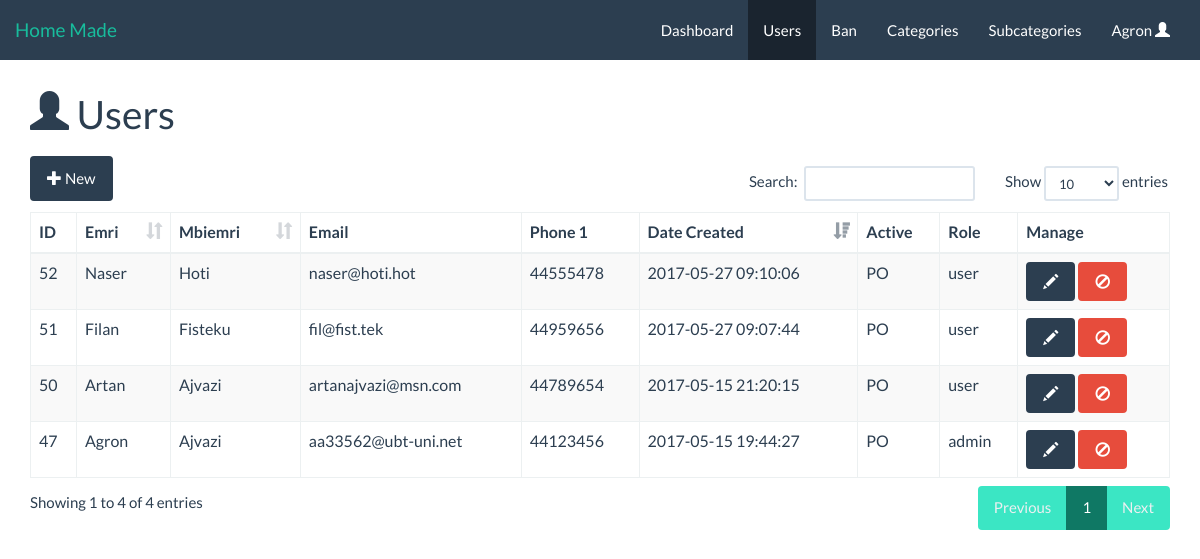
Screenshot of /admin/users.php (signed in) with the database file from the repository.
### tables this page shows
CREATE TABLE IF NOT EXISTS `user` (
  `id` int(11) NOT NULL,
  `emri` varchar(50) NOT NULL,
  `mbiemri` varchar(50) NOT NULL,
  `email` varchar(100) NOT NULL,
  `password` varchar(255) NOT NULL,
  `telefoni1` varchar(11) DEFAULT NULL,
  `telefoni2` varchar(11) DEFAULT NULL,
  `created_date` timestamp NOT NULL DEFAULT CURRENT_TIMESTAMP,
  `gjinia` enum('M','F') DEFAULT NULL,
  `data_lindjes` date DEFAULT NULL,
  `pershkrimi` text,
  `foto` varchar(100) DEFAULT 'user_1.jpg',
  `profesioni` varchar(50) DEFAULT NULL,
  `aktiv` enum('PO','JO') NOT NULL DEFAULT 'JO',
  `roli` int(11) NOT NULL DEFAULT '1',
  `adresa` int(11) DEFAULT NULL
);

CREATE TABLE IF NOT EXISTS `roli` (
  `id` int(11) NOT NULL,
  `roli` varchar(50) NOT NULL
);

### admin/users.php (the view, shortened to what this page needs)
<?php
    include("../includes/connect_db.php");
 ?>
<html>
<head>
    <link rel="stylesheet" href="../css/bootstrap.css" />
    <link rel="stylesheet" href="../css/datatables.min.css"/>
    <link rel="stylesheet" href="css/style.css" />
</head>
<body>
    <nav class="navbar navbar-default">
        <div class="container-fluid">
            <div class="navbar-header">
                <a class="navbar-brand" href="../index.php">Home Made</a>
            </div>
            <div class="collapse navbar-collapse" id="collapse">
                <ul class="nav navbar-nav navbar-right">
                    <li><a href="index.php">Dashboard <span class="sr-only">(current)</span></a></li>
                    <li class="active"><a href="users.php">Users</a></li>
                    <li><a href="ban.php">Ban</a></li>
                    <li ><a href="categories.php">Categories</a></li>
                    <li><a href="subcategories.php">Subcategories</a></li>
                    <?php if (isset($_SESSION['loggedInAdminId'])) { ?>
                    <li class="dropdown">
                        <a href="#" class="dropdown-toggle" data-toggle="dropdown" role="button" aria-haspopup="true" aria-expanded="false"><?php echo $_SESSION['loggedInAdminname']; ?> <span class="glyphicon glyphicon-user"></span></a>
                    </li><?php }  ?>
                </ul>
            </div>
        </div>
    </nav>
    <div class="container">
        <div class=row>
            <div class="col-md-12">
                <div class="row">
                    <div class="col-md-6">
                        <h1 class="page-header"><i class="glyphicon glyphicon-user"></i> Users</h1>
                        <a type="button" class="btn btn-primary newBtn" data-toggle="modal" data-target="#new_user"><i class="glyphicon glyphicon-plus"></i> New</a>
                    </div>
                </div>
            </div>
        </div>
        <div id="user_table">
            <table id="sort-table" data-order='[[ 5, "desc" ]]' class="table table-striped table-bordered">
                <thead>
                    <tr>
                        <th class="no-sort">ID</th>
                        <th>Emri</th>
                        <th>Mbiemri</th>
                        <th class="no-sort">Email</th>
                        <th class="no-sort">Phone 1</th>
                        <th>Date Created</th>
                        <th class="no-sort">Active</th>
                        <th class="no-sort">Role</th>
                        <th class="no-sort">Manage</th>
                    </tr>
                </thead>
                <tbody>
                <?php
                    $query = "SELECT user.id as uid, user.emri, user.mbiemri, user.email, user.telefoni1, user.created_date, user.aktiv, roli.id, roli.roli
                            FROM user LEFT JOIN roli ON user.roli = roli.id";
                    $result2 = mysqli_query($conn, $query);
                    if(mysqli_num_rows($result2) > 0){
                        while($row = mysqli_fetch_assoc($result2)){
                            echo "
                                <tr>
                                    <td>" . $row["uid"] . "</td>
                                    <td>" . $row["emri"] . "</td>
                                    <td>" . $row["mbiemri"] . "</td>
                                    <td>" . $row["email"] . "</td>
                                    <td>" . $row["telefoni1"] . "</td>
                                    <td>" . $row["created_date"] . "</td>
                                    <td>" . $row["aktiv"] . "</td>
                                    <td>" . $row["roli"] . "</td>
                                    <td><a type='button' name='edit' id='" . $row["uid"] . "' class='btn btn-primary editUser'><i class='glyphicon glyphicon-pencil'></i></a>
                                ";
                            $banQuery = "SELECT isbanned FROM user_ban
                                        RIGHT JOIN user ON user_ban.user = user.id
                                        WHERE user_ban.user ='".$row['uid']."' AND isbanned = 'PO'";
                            $resultBan = mysqli_query($conn, $banQuery);
                            if(mysqli_num_rows($resultBan) < 1){
                            echo "
                                        <a type='button' name='banUser' id='" . $row["uid"] . "' class='btn btn-danger banUser' data-toggle='modal' data-target='#ban_user'><i class='glyphicon glyphicon-ban-circle'></i></a></td>
                                </tr>
                                ";
                            }
                            else{
                            echo "
                                </td>
                            </tr>
                                ";
                            }
                        }
                    }
                    else{
                        echo "No results!";
                    }
                ?>
                </tbody>
            </table>
        </div>
    </div>
</body>
</html>

### admin/css/style.css (style rules this page uses)
body { padding-bottom: 50px !important; }
.navbar { border-radius: 0; }
#sort-table th { cursor: pointer; font-weight: bold; }
.page-header { margin: 10px 0 20px 0 !important; }
.newBtn { position: absolute !important; top: 75px; }

### rows the page displays
user: id "47", emri "Agron", mbiemri "Ajvazi", email "aa33562@ubt-uni.net", telefoni1 "44123456", created_date "2017-05-15 19:44:27", aktiv "PO", roli.roli "admin"
user: id "50", emri "Artan", mbiemri "Ajvazi", email "artanajvazi@msn.com", telefoni1 "44789654", created_date "2017-05-15 21:20:15", aktiv "PO", roli.roli "user"
user: id "51", emri "Filan", mbiemri "Fisteku", email "fil@fist.tek", telefoni1 "44959656", created_date "2017-05-27 09:07:44", aktiv "PO", roli.roli "user"
user: id "52", emri "Naser", mbiemri "Hoti", email "naser@hoti.hot", telefoni1 "44555478", created_date "2017-05-27 09:10:06", aktiv "PO", roli.roli "user"

### other values shown
$_SESSION['loggedInAdminname'] "Agron"
